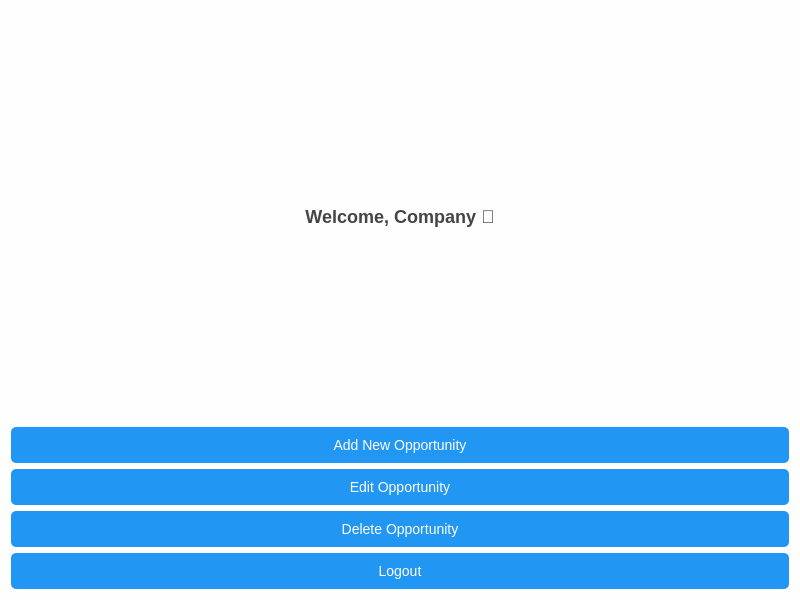
<?xml version="1.0" encoding="UTF-8"?>
<ui version="4.0">
 <class>CompanyDashboard</class>
 <widget class="QWidget" name="CompanyDashboard">
  <property name="geometry"><rect><x>0</x><y>0</y><width>800</width><height>600</height></rect></property>
  <property name="windowTitle"><string>Company Dashboard</string></property>
  <property name="styleSheet"><string>
    QWidget {
        background-color: #fefefe;
        font-family: 'Segoe UI';
        font-size: 14px;
    }
    QPushButton {
        background-color: #2196F3;
        color: white;
        padding: 10px;
        border-radius: 5px;
    }
    QPushButton:hover {
        background-color: #1976D2;
    }
    QLabel {
        font-size: 18px;
        font-weight: bold;
        color: #444;
    }
  </string></property>
  <layout class="QVBoxLayout" name="verticalLayout">
   <item><widget class="QLabel" name="label_company"><property name="text"><string>Welcome, Company 🏢</string></property><property name="alignment"><set>Qt::AlignCenter</set></property></widget></item>
   <item><widget class="QPushButton" name="btn_add_opening"><property name="text"><string>Add New Opportunity</string></property></widget></item>
   <item><widget class="QPushButton" name="btn_edit_opening"><property name="text"><string>Edit Opportunity</string></property></widget></item>
   <item><widget class="QPushButton" name="btn_delete_opening"><property name="text"><string>Delete Opportunity</string></property></widget></item>
   <item><widget class="QPushButton" name="btn_logout"><property name="text"><string>Logout</string></property></widget></item>
  </layout>
 </widget>
 <resources/>
 <connections/>
</ui>
